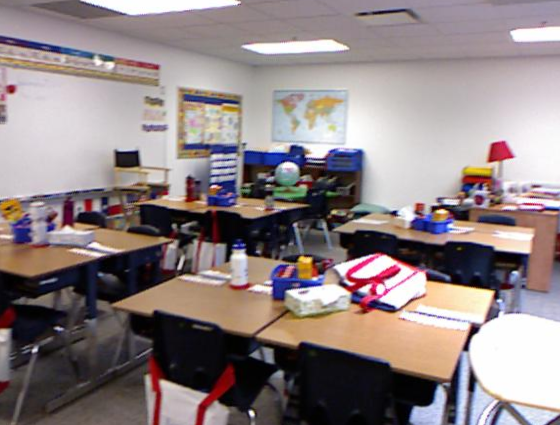
#> input picture Lab12/Images/Sample Images/a1.png, 560 x 425 px, found by its file name
$ jupyter execute notebook.ipynb   (Python 2 division)   (text cells are left out)
#> lines starting #> are read from the running program, lines starting #| are printed output that depends on the picture; long printed decimals are rounded; pictures that were not available may be replaced by others from this repository, and a replacement may not be noted
[cell 1]
import cv2
import numpy as np
import matplotlib.pyplot as plt
from mpl_toolkits.mplot3d import Axes3D

[cell 2]
img1=cv2.imread('input_data/a1.png')
#> img1 is the input picture: shape (425, 560, 3); mean B, G, R 131.3, 130.2, 142.3
img2=cv2.imread('input_data/a2.png')
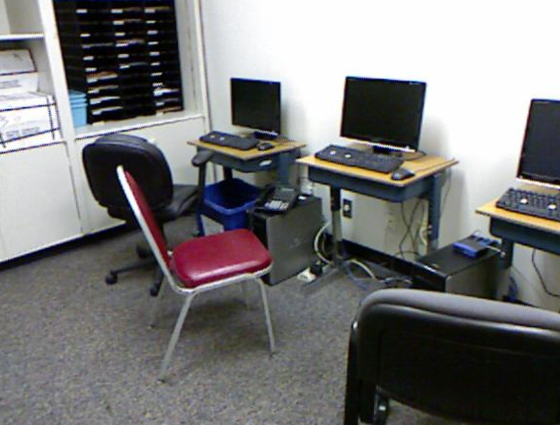
#> input picture Lab12/Images/Sample Images/b1.png, 560 x 425 px, given in place of a2.png, which was not available
#> img2 is the input picture: shape (425, 560, 3); mean B, G, R 119.1, 118.9, 119.4

[cell 3]
counter = 0

#Replace K with given Intrinsic Matrix
K = np.array([[518.86, 0., 285.58],
              [0., 519.47, 213.74],
              [0.,   0.,   1.]])

[cell 4]
#SIFT feature matching
#detect sift features for both images
sift = cv2.xfeatures2d.SIFT_create()
kp1, des1 = sift.detectAndCompute(img1,None)
#> kp1 = 1398 keypoints; strongest (x, y, size): (251, 413, 3.7), (466, 348, 4.8), (394, 213, 4.2), (127, 159, 14.6)
kp2, des2 = sift.detectAndCompute(img2,None)
#> kp2 = 1156 keypoints; strongest (x, y, size): (383, 110, 50.5), (120, 170, 4.8), (257, 101, 34.5), (158, 92, 4.8)

[cell 5]
#use flann to perform feature matching
FLANN_INDEX_KDTREE = 0        #FLANN (Fast Library for Approximate Nearest Neighbors)
index_params = dict(algorithm = FLANN_INDEX_KDTREE, trees = 5)
search_params = dict(checks = 50)  #50 iterations to search for the best match
flann = cv2.FlannBasedMatcher(index_params, search_params)
matches = flann.knnMatch(des1,des2,k=2)  #2-nearest neighbour for each descriptor
#> matches = 1398 matches

[cell 6]
# store all the good matches as per Lowe's ratio test.
good = []     # matches that pass the Lowe's test
for m,n in matches:
    if m.distance < 0.7*n.distance:
        good.append(m)
#> after the loop, good = 6 matches

MIN_MATCH_COUNT = 3   #minimum number of matches required to find the object (More the better)

if len(good)>MIN_MATCH_COUNT:
    p1 = np.float32([ kp1[m.queryIdx].pt for m in good ]).reshape(-1,1,2)   #get the keypoints corresponding to the each good match for Image1
#> p1 = [[181.6, 109.6], [192.3, 96.19], [246.2, 270.1], [258.5, 331.3], [347.2, 260.1], [359, 153.8]]
    p2 = np.float32([ kp2[m.trainIdx].pt for m in good ]).reshape(-1,1,2)   #for Image 2
#> p2 = [[488.2, 214.7], [10.03, 48.31], [511, 189.7], [432.1, 235.7], [434.1, 173.2], [422.8, 85.29]]

draw_params = dict(matchColor = (0,255,0), singlePointColor = None, flags = 2)
img_siftmatch = cv2.drawMatches(img1,kp1,img2,kp2,good,None,**draw_params)
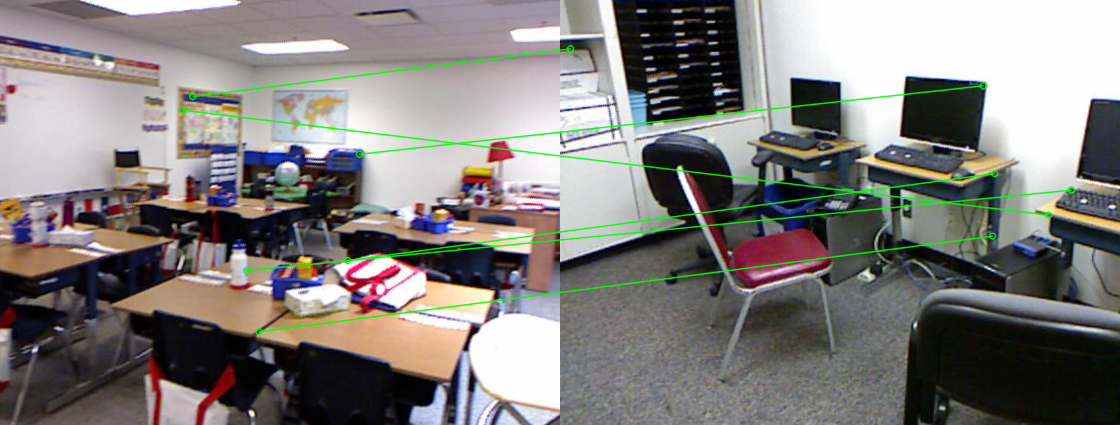
#> img_siftmatch: shape (425, 1120, 3); mean B, G, R 123.6, 126.1, 129.2
# Convert the image from OpenCV's BGR format to RGB for displaying in matplotlib
img_siftmatch_rgb = cv2.cvtColor(img_siftmatch, cv2.COLOR_BGR2RGB)
# Display the image in the output cell
plt.figure(figsize=(10, 10))
plt.imshow(img_siftmatch_rgb)
plt.axis('off')  # Turn off axis numbers
plt.show()

[cell 7]
#essential matrix
#Ransac is used to estimate the essential matrix by fitting keypoints in the model
#mask is used to filter out the outliers (0 then it is outlier, 1 then it is inlier)
E, mask = cv2.findEssentialMat(p1, p2, K, cv2.RANSAC, 0.999, 1.0);    #confidence level=0.999, threshold=1.0 (Greater the threshold, lesser the outliers)
#> E = [[0.381, -0.558, 0.0937], [0.592, 0.381, -0.0516], [-0.0698, 0.176, -0.0288]]; mask = [1, 0, 1, 1, 1, 1]
matchesMask = mask.ravel().tolist()
#> matchesMask = [1, 0, 1, 1, 1, 1]
draw_params = dict(matchColor = (0,255,0), singlePointColor = None,matchesMask = matchesMask,flags = 2)
#> draw_params = 4 items
img_inliermatch = cv2.drawMatches(img1,kp1,img2,kp2,good,None,**draw_params)
# Convert the image from OpenCV's BGR format to RGB for displaying in matplotlib
img_inliermatch_rgb = cv2.cvtColor(img_inliermatch, cv2.COLOR_BGR2RGB)
# Display the image in the output cell
plt.figure(figsize=(10, 10))
plt.imshow(img_inliermatch_rgb)
plt.axis('off')  # Turn off axis numbers
plt.show()

[cell 8]
print("Essential matrix:")
print(E)
#| [[ 0.3806 -0.558  0.09373]
#|  [ 0.5918  0.3815 -0.05157 ]
#|  [-0.06981  0.1758 -0.0288]]

[cell 9]
#recoverpose
#recoverpose is used to estimate the rotation and translation matrix
#points are the keypoints in the image and mask is the inlier mask
#cv2.recoverPose() uses SVD to decompose E into R and t and calculates the correct pose by reducing reprojection error
points, R, t, mask = cv2.recoverPose(E, p1, p2)
#> points = 6; R = [[0.796, 0.575, 0.189], [-0.543, 0.817, -0.194], [-0.266, 0.0521, 0.963]]; t = [0.265, -0.0566, 0.963]; mask = [255, 255, 255, 255, 255, 255]
print("Rotation:")
print(R)
#| [[ 0.7962   0.5747  0.1889 ]
#|  [-0.5434  0.8167 -0.1943]
#|  [-0.2659  0.05209  0.9626]]
print("Translation:")
print(t)
#| [[ 0.2647 ]
#|  [-0.05662]
#|  [ 0.9627]]
p1_tmp = np.ones([3, p1.shape[0]])
p1_tmp[:2,:] = np.squeeze(p1).T
p2_tmp = np.ones([3, p2.shape[0]])
p2_tmp[:2,:] = np.squeeze(p2).T
#Print the difference between transformed points and original points
print((np.dot(R, p2_tmp) + t) - p1_tmp)
#| [[ 331.015 -156.122  270.157  221.503   98.431
#|     27.064]
#|  [-199.854  -62.432  -393.033 -373.923  -354.811
#|   -314.095 ]
#|  [-117.729     0.7741 -125.074 -101.713 -105.509
#|   -107.057]]

[cell 10]
#triangulation
#calculate projection matrix for both camera
M_r = np.hstack((R, t))    #for right camera, Stack R and t horizontally to form the extrinsic matrix, dimension = 3 X 4
#> M_r = [[0.796, 0.575, 0.189, 0.265], [-0.543, 0.817, -0.194, -0.0566], [-0.266, 0.0521, 0.963, 0.963]]
M_l = np.hstack((np.eye(3, 3), np.zeros((3, 1))))   #Taking extrinsic matrix for left camera as identiy matrix, dimension = 3 X 1
#In Stereo Vision, Left Camera is usually taken as reference camera
P_l = np.dot(K,  M_l)    #projection matrix for left camera by taking dot of intrinsic matrix and projection matrix
P_r = np.dot(K,  M_r)    #projection matrix for right camera by taking dot of intrinsic matrix and projection matrix
#> P_r = [[337.2, 313.1, 372.9, 412.2], [-339.1, 435.4, 104.8, 176.3], [-0.266, 0.0521, 0.963, 0.963]]

# undistort points is to correct the distortion by the camera's lens. They can introduce distortion, particularly radial distortion, which causes straight lines to appear curved.
p1 = p1[np.asarray(matchesMask)==1,:,:]    #keep only inliers
#> p1 = [[181.6, 109.6], [246.2, 270.1], [258.5, 331.3], [347.2, 260.1], [359, 153.8]]
p2 = p2[np.asarray(matchesMask)==1,:,:]
#> p2 = [[488.2, 214.7], [511, 189.7], [432.1, 235.7], [434.1, 173.2], [422.8, 85.29]]
p1_un = cv2.undistortPoints(p1,K,None)     #undistort the points using the intrinsic matrix
#> p1_un = [[-0.2, -0.2], [-0.0759, 0.108], [-0.0522, 0.226], [0.119, 0.0891], [0.142, -0.115]]
p2_un = cv2.undistortPoints(p2,K,None)
#> p2_un = [[0.391, 0.00181], [0.434, -0.0462], [0.282, 0.0423], [0.286, -0.0781], [0.264, -0.247]]
p1_un = np.squeeze(p1_un)     #remove the extra dimension
p2_un = np.squeeze(p2_un)

#triangulate points this requires points in normalized coordinate
point_4d_hom = cv2.triangulatePoints(P_l, P_r, p1_un.T, p2_un.T)
#> point_4d_hom = [[0.4, 0.4, 0.4, 0.4, 0.4], [0.374, 0.373, 0.373, 0.373, 0.373], [-0.821, -0.821, -0.821, -0.821, -0.821], [0.164, 0.165, 0.165, 0.165, 0.165]]
point_3d = point_4d_hom / np.tile(point_4d_hom[-1, :], (4, 1))  #normalize the 4D points by dividing by the last element
#> point_3d = [[2.44, 2.43, 2.42, 2.42, 2.42], [2.28, 2.27, 2.26, 2.26, 2.27], [-5, -4.99, -4.98, -4.98, -4.98], [1, 1, 1, 1, 1]]
point_3d = point_3d[:3, :].T
#> point_3d = [[2.44, 2.28, -5], [2.43, 2.27, -4.99], [2.42, 2.26, -4.98], [2.42, 2.26, -4.98], [2.42, 2.27, -4.98]]

[cell 11]
point_3d
#> Out has the same summary as point_3d

[cell 12]
#Display 3D points
fig = plt.figure()
ax = fig.add_subplot(111, projection='3d')
ax.set_xlabel('X Label')
ax.set_ylabel('Y Label')
ax.set_zlabel('Z Label')
for x, y, z in point_3d:
    ax.scatter(x, y, z, c="r", marker="o")
#> this loop made 5 passes
plt.show()
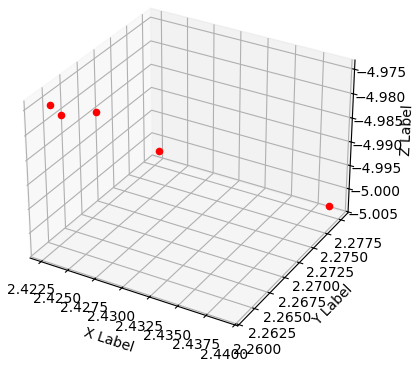
#> figure drawn by matplotlib, 1 panel

[cell 13]
# Save 3D points as OBJ file
with open('3D_Object'+ '.obj', 'w') as f:
    for x, y, z in point_3d:
        f.write(f"v {x} {y} {z}\n")
fig.savefig('3D_Plot'+ '.jpg')
